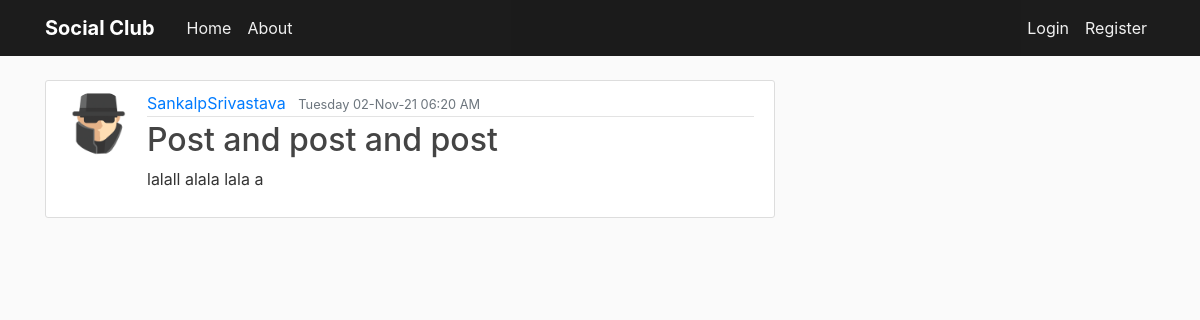
The page /post/5 on the database its author committed.
### flaskblog/models.py (models this page shows, shortened)
class User(db.Model,UserMixin):
    id = db.Column(db.Integer, primary_key=True)
    username = db.Column(db.String(20), unique=True, nullable=False)
    email = db.Column(db.String(120), unique=True, nullable=False)
    image_file = db.Column(db.String(20), nullable=False,
                           default='default.jpg')
    password = db.Column(db.String(60), nullable=False)
    date_of_join = db.Column(db.DateTime,default=datetime.utcnow())
    posts = db.relationship('Post', backref='author', lazy=True)

class Post(db.Model):
    id = db.Column(db.Integer, primary_key=True)
    title = db.Column(db.String(100), nullable=False)
    date_posted = db.Column(db.DateTime, nullable=False,
                            default=datetime.utcnow)
    content = db.Column(db.Text, nullable=False)
    user_id = db.Column(db.Integer, db.ForeignKey('user.id'), nullable=False)
    post_edited = db.Column(db.Boolean,unique=False, default=False)

### flaskblog/posts/routes.py (the view)
@posts.route('/post/<int:post_id>')
def post(post_id):
    post = Post.query.get_or_404(post_id)
    return render_template('post.html',title=post.title,post=post,timezone=timezone)

### flaskblog/templates/post.html (shortened to what this page needs)
{% extends "layout.html" %}
{% block content %}
<article class="media content-section">
    <image class ="rounded-circle article-img" src ="{{url_for('static',filename='profile_pics/'+post.author.image_file)}}"></image>
    <div class="media-body">
        <div class="article-metadata">
            <a class="mr-2" href="#">{{ post.author.username }}</a>
            {%if post.post_edited %}
            <small class="text-muted">{{ post.date_posted.replace(tzinfo=timezone.utc).astimezone(tz=None).strftime('%A %d-%b-%y %I:%M %p') }} (Edited)</small>
            {%else%}
            <small class="text-muted">{{ post.date_posted.replace(tzinfo=timezone.utc).astimezone(tz=None).strftime('%A %d-%b-%y %I:%M %p') }}</small>
            {%endif%}
        </div>
        <h2 class = "article-title">{{ post.title }}</h2>
        <p class="article-content">{{ post.content }}</p>
    </div>
</article>
{% endblock content %}

### flaskblog/static/main.css (style rules this page uses)
body { background: #fafafa; color: #333333; margin-top: 5rem; }
h1, h2, h3, h4, h5, h6 { color: #444444; }
.content-section { background: #ffffff; padding: 10px 20px; border: 1px solid #dddddd; border-radius: 3px; margin-bottom: 20px; }
.article-title { color: #444444; }
.article-content { white-space: pre-line; }
.article-img { height: 65px; width: 65px; margin-right: 16px; }
.article-metadata { padding-bottom: 1px; margin-bottom: 4px; border-bottom: 1px solid #e3e3e3 }

### rows shown on the page
User: image_file (placeholder picture), author.username "SankalpSrivastava"
Post: date_posted.replace "Tuesday 02-Nov-21 06:20 AM", title "Post and post and post", content "lalall alala lala a"
